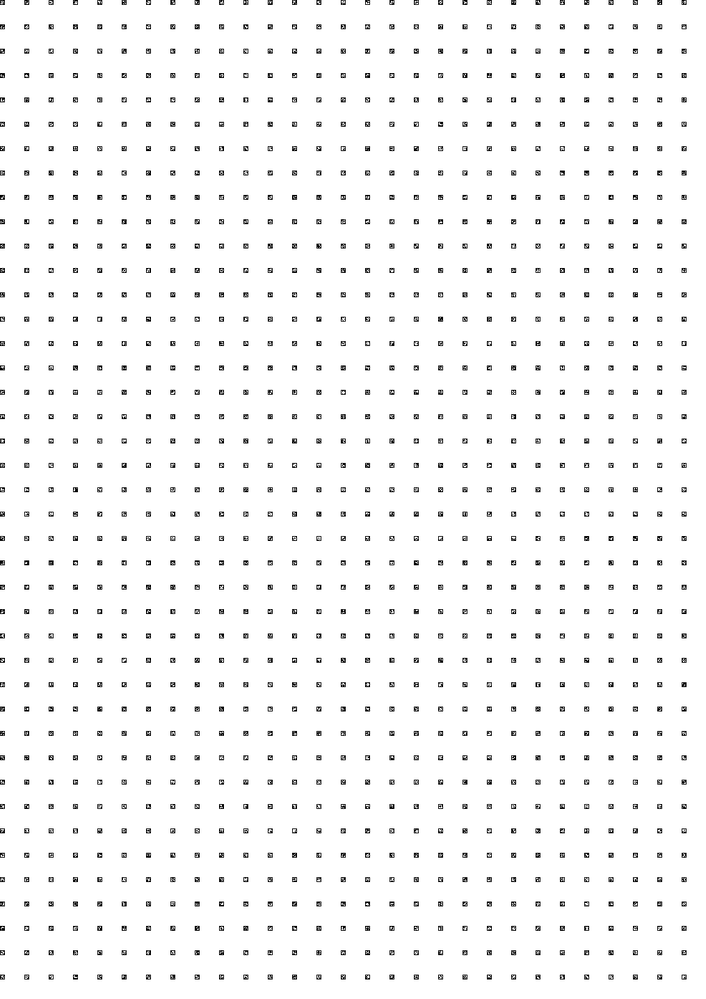
%> input picture CameraCalibration/generate_aruco_grid/aruco_grid_5x5_1000.png, 706 x 999 px, shrunk from 1015 x 1435 before the run
$ octave --eval "checkLatticeDetection('aruco_grid_5x5_1000.png');"   (GNU Octave 9; MATLAB toolbox functions it lacks are replaced by stand-ins)
%> lines starting %> are read from the running program, lines starting %| are printed output that depends on the picture
function checkLatticeDetection(imagePath)
%> called with imagePath = 'aruco_grid_5x5_1000.png'
    % Read the image
    image = imread(imagePath);
%> image is the input picture: size 999x706 uint8; min 0, max 255, mean 247.1
    grayImage = rgb2gray(image);

    % Threshold the image to get the lattices
    % Assuming the lattices are darker than the background
    thresholdValue = graythresh(grayImage); % Otsu's method
%> thresholdValue = 0.659
    latticeMask = grayImage < thresholdValue * 255;
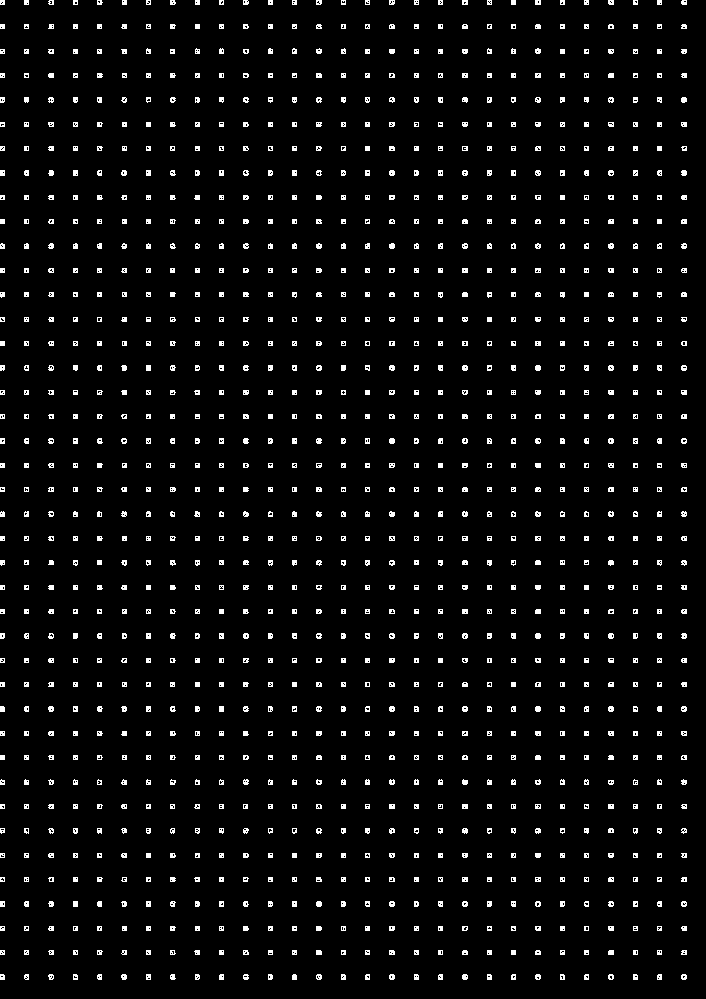
%> latticeMask: size 999x706 logical; 4.1% white in thin lines or dots

    % Perform the Hough Transform to find lines
    [H, T, R] = hough(latticeMask);
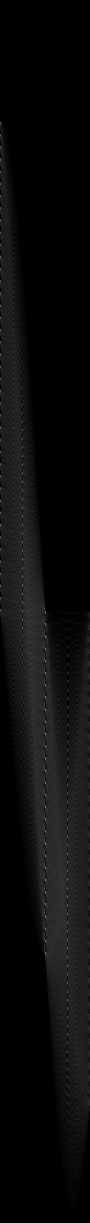
%> H: size 2445x180 double (shown at 1/2 size); min 0, max 228, mean 11.8
%> T = 180 values from -90 to 89; R = 2445 values from -1222 to 1222
    P  = houghpeaks(H, 10, 'threshold', ceil(0.5*max(H(:))));
%> P = [1171 46; 1915 136; 1760 136; 1794 136; 1033 46; 1137 46; 1205 46; 1324 91; 1665 91; 1884 91]
    lines = houghlines(latticeMask, T, R, P, 'FillGap', 20, 'MinLength', 40);
%> lines = 15 lines; longest, point1 to point2 (x, y): (102, 50) to (102, 297), (443, 50) to (443, 297), (443, 318) to (443, 565), (662, 50) to (662, 297), (662, 318) to (662, 565), (102, 781) to (102, 980)

    % Create a plot to show the original image and the detected lines
    figure, imshow(image), title('Original Image with Lattice Lines');
    hold on;

    % Plot the detected lines on the original image
    for k = 1:length(lines)
        xy = [lines(k).point1; lines(k).point2];
        plot(xy(:,1), xy(:,2), 'LineWidth',2,'Color','green');

        % Plot beginnings and ends of lines
        plot(xy(1,1), xy(1,2), 'x', 'LineWidth',2,'Color','yellow');
        plot(xy(2,1), xy(2,2), 'x', 'LineWidth',2,'Color','red');
    end
%> this loop made 15 passes
%> xy on passes 1 to 12: [102 50; 102 297], [102 318; 102 492], [102 513; 102 565], [102 586; 102 760], [102 781; 102 980], [443 50; 443 297], [443 318; 443 565], [443 586; 443 760], [443 781; 443 833], [443 854; 443 980], [662 50; 662 297], [662 318; 662 565]
%> `checkLatticeDetection('aruco_grid_5x5_1000.png');`:
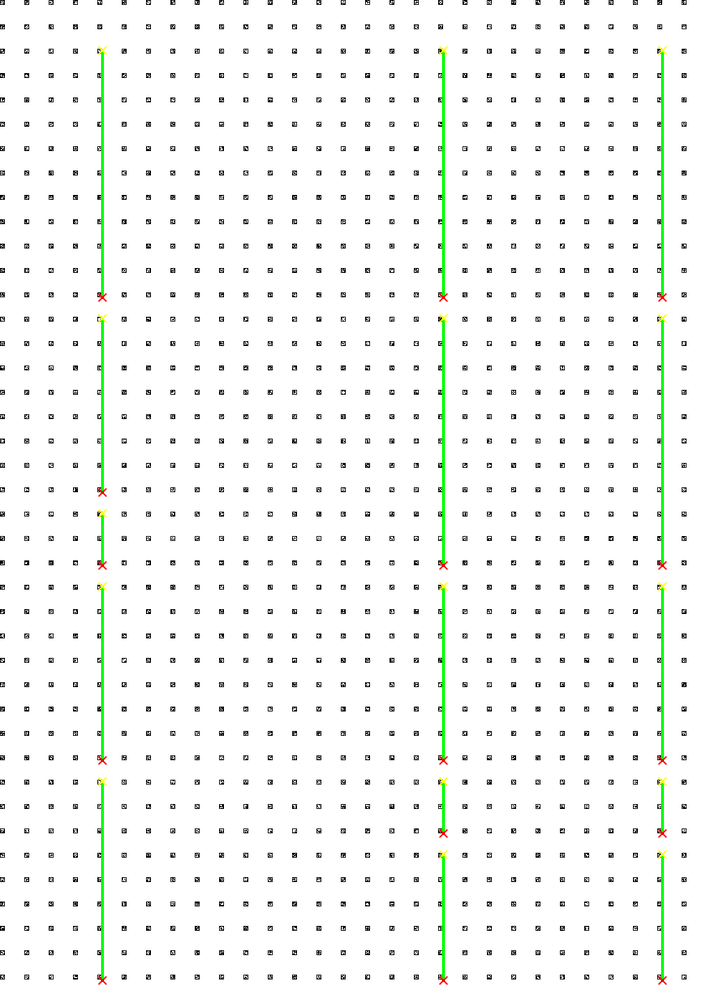
%> figure redrawn from the program's plot data; its title reads 'Original Image with Lattice Lines'

    hold off;
end

$ run again, on CameraCalibration/generate_aruco_grid/aruco_grid_5x5_5mm.png
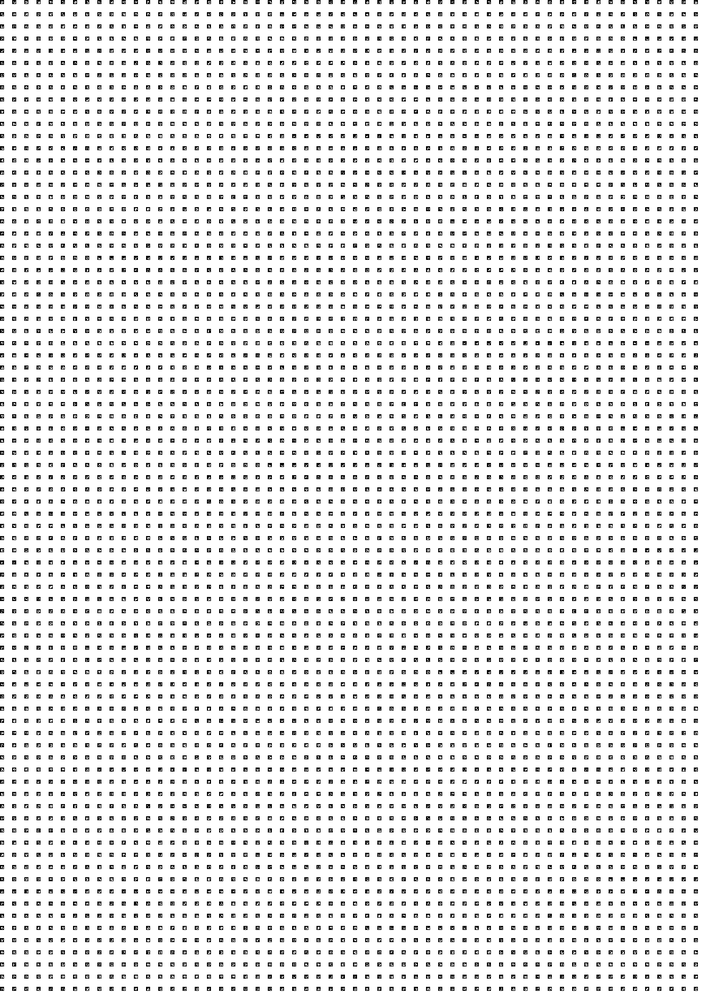
%> input picture CameraCalibration/generate_aruco_grid/aruco_grid_5x5_5mm.png, 706 x 999 px, shrunk from 1392 x 1968 before the run
%> in checkLatticeDetection, image is the input picture: size 999x706 uint8; min 0, max 255, mean 231.2
%> thresholdValue = 0.647
%> in checkLatticeDetection, `latticeMask = grayImage < thresholdValue * 255;`:
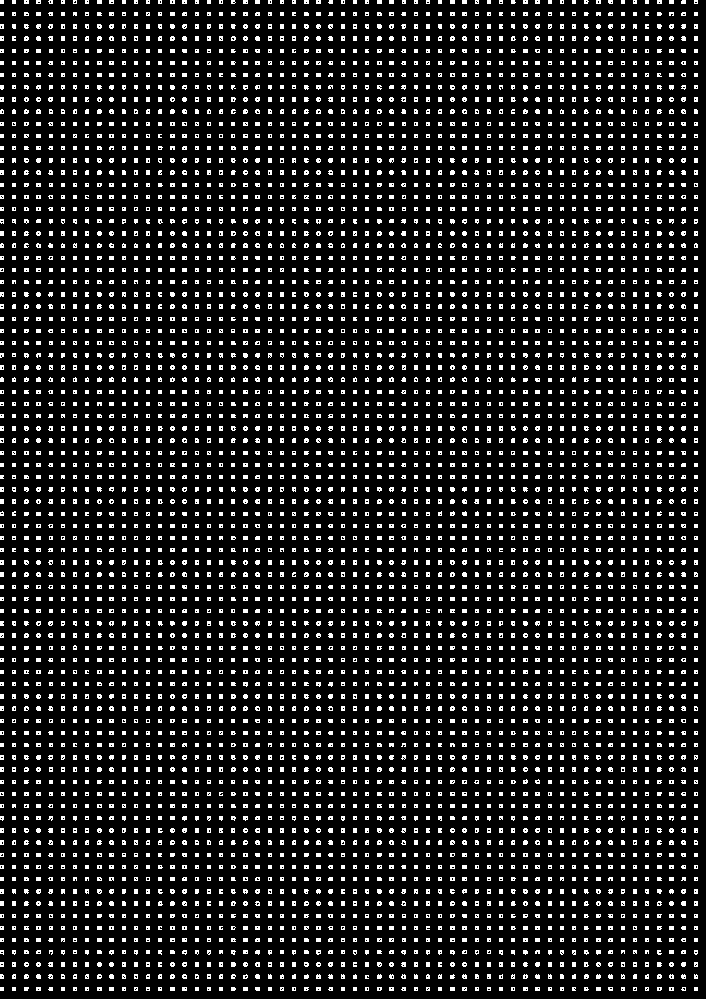
%> latticeMask: size 999x706 logical; 11.8% white in thin lines or dots
%> T = 180 values from -90 to 89; R = 2445 values from -1222 to 1222
%> P = [1828 136; 1128 46; 1888 136; 1707 136; 1854 136; 1767 136; 1188 46; 1154 46; 1050 46; 990 46]
%> lines = 10 lines; longest, point1 to point2 (x, y): (1, 135) to (698, 833), (1, 98) to (698, 796), (1, 50) to (698, 747), (1, 245) to (698, 942), (1, 856) to (698, 160), (1, 941) to (698, 245)
%> the loop in checkLatticeDetection, `for k = 1:length(lines)` made 10 passes
%> xy on passes 1 to 8: [1 856; 698 160], [1 135; 698 833], [1 941; 698 245], [1 685; 686 1], [1 893; 698 197], [1 770; 698 74], [1 50; 698 747], [1 98; 698 796]
%> `checkLatticeDetection('aruco_grid_5x5_1000.png');`:
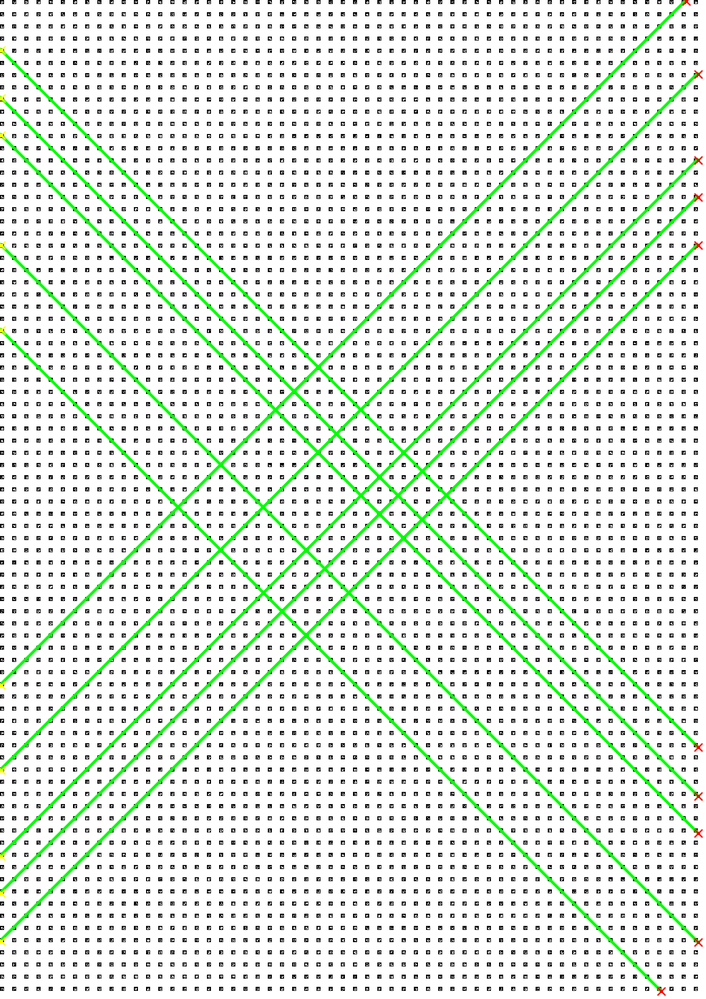
%> figure redrawn from the program's plot data; its title reads 'Original Image with Lattice Lines'
